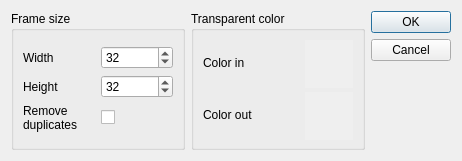
<?xml version="1.0" encoding="UTF-8"?>
<ui version="4.0">
 <class>ImportOptionsDialog</class>
 <widget class="QDialog" name="ImportOptionsDialog">
  <property name="geometry">
   <rect>
    <x>0</x>
    <y>0</y>
    <width>462</width>
    <height>161</height>
   </rect>
  </property>
  <property name="minimumSize">
   <size>
    <width>462</width>
    <height>161</height>
   </size>
  </property>
  <property name="maximumSize">
   <size>
    <width>462</width>
    <height>164</height>
   </size>
  </property>
  <property name="windowTitle">
   <string>Image Import Options</string>
  </property>
  <property name="modal">
   <bool>true</bool>
  </property>
  <layout class="QHBoxLayout" name="horizontalLayout">
   <item>
    <widget class="QGroupBox" name="groupBox">
     <property name="title">
      <string>Frame size</string>
     </property>
     <layout class="QVBoxLayout" name="verticalLayout_2">
      <item>
       <layout class="QGridLayout" name="gridLayout">
        <item row="0" column="0">
         <widget class="QLabel" name="spriteWLabel">
          <property name="text">
           <string>Width</string>
          </property>
         </widget>
        </item>
        <item row="1" column="0">
         <widget class="QLabel" name="spriteHLabel">
          <property name="text">
           <string>Height</string>
          </property>
         </widget>
        </item>
        <item row="1" column="1">
         <widget class="QSpinBox" name="spriteHeight">
          <property name="maximum">
           <number>4096</number>
          </property>
          <property name="value">
           <number>32</number>
          </property>
         </widget>
        </item>
        <item row="0" column="1">
         <widget class="QSpinBox" name="spriteWidth">
          <property name="maximum">
           <number>4096</number>
          </property>
          <property name="value">
           <number>32</number>
          </property>
         </widget>
        </item>
        <item row="2" column="1">
         <widget class="QCheckBox" name="noDupsCheckBox">
          <property name="text">
           <string/>
          </property>
          <property name="checkable">
           <bool>true</bool>
          </property>
          <property name="tristate">
           <bool>false</bool>
          </property>
         </widget>
        </item>
        <item row="2" column="0">
         <widget class="QLabel" name="noDupsLabel">
          <property name="text">
           <string>&lt;html&gt;&lt;head/&gt;&lt;body&gt;&lt;p&gt;Remove&lt;br /&gt;duplicates&lt;/p&gt;&lt;/body&gt;&lt;/html&gt;</string>
          </property>
         </widget>
        </item>
       </layout>
      </item>
     </layout>
    </widget>
   </item>
   <item>
    <widget class="QGroupBox" name="groupBox_2">
     <property name="title">
      <string>Transparent color</string>
     </property>
     <layout class="QGridLayout" name="gridLayout_2">
      <item row="1" column="1">
       <widget class="QPushButton" name="colorOutButton">
        <property name="sizePolicy">
         <sizepolicy hsizetype="Preferred" vsizetype="Preferred">
          <horstretch>0</horstretch>
          <verstretch>0</verstretch>
         </sizepolicy>
        </property>
        <property name="minimumSize">
         <size>
          <width>48</width>
          <height>48</height>
         </size>
        </property>
        <property name="maximumSize">
         <size>
          <width>48</width>
          <height>48</height>
         </size>
        </property>
        <property name="toolTip">
         <string>The transparency color and degree of transparency</string>
        </property>
        <property name="autoFillBackground">
         <bool>true</bool>
        </property>
        <property name="styleSheet">
         <string notr="true"/>
        </property>
        <property name="text">
         <string/>
        </property>
        <property name="flat">
         <bool>true</bool>
        </property>
       </widget>
      </item>
      <item row="1" column="0">
       <widget class="QLabel" name="colorOutLabel">
        <property name="text">
         <string>Color out</string>
        </property>
       </widget>
      </item>
      <item row="0" column="0">
       <widget class="QLabel" name="colorInLabel">
        <property name="text">
         <string>Color in</string>
        </property>
       </widget>
      </item>
      <item row="0" column="1">
       <widget class="QPushButton" name="colorInButton">
        <property name="sizePolicy">
         <sizepolicy hsizetype="Preferred" vsizetype="Preferred">
          <horstretch>0</horstretch>
          <verstretch>0</verstretch>
         </sizepolicy>
        </property>
        <property name="minimumSize">
         <size>
          <width>48</width>
          <height>48</height>
         </size>
        </property>
        <property name="maximumSize">
         <size>
          <width>48</width>
          <height>48</height>
         </size>
        </property>
        <property name="toolTip">
         <string>The color to be replaced with transparency</string>
        </property>
        <property name="autoFillBackground">
         <bool>true</bool>
        </property>
        <property name="styleSheet">
         <string notr="true"/>
        </property>
        <property name="text">
         <string/>
        </property>
        <property name="flat">
         <bool>true</bool>
        </property>
       </widget>
      </item>
     </layout>
    </widget>
   </item>
   <item>
    <widget class="QDialogButtonBox" name="buttonBox">
     <property name="orientation">
      <enum>Qt::Vertical</enum>
     </property>
     <property name="standardButtons">
      <set>QDialogButtonBox::Cancel|QDialogButtonBox::Ok</set>
     </property>
     <property name="centerButtons">
      <bool>false</bool>
     </property>
    </widget>
   </item>
  </layout>
 </widget>
 <resources/>
 <connections/>
</ui>
